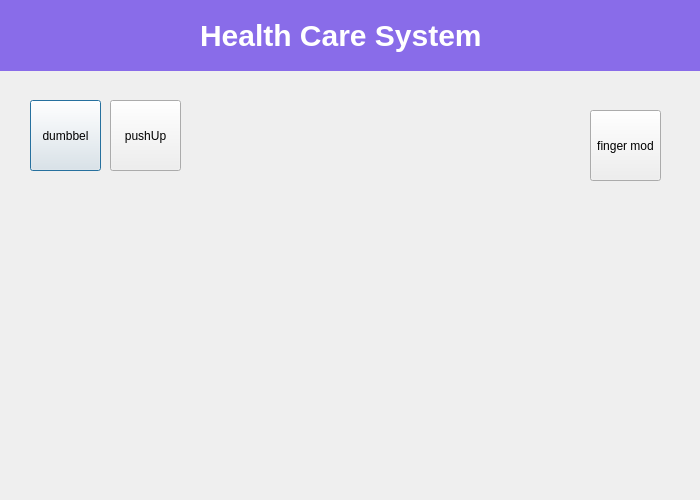
<?xml version="1.0" encoding="UTF-8"?>
<ui version="4.0">
 <class>Dialog</class>
 <widget class="QDialog" name="Dialog">
  <property name="geometry">
   <rect>
    <x>0</x>
    <y>0</y>
    <width>700</width>
    <height>500</height>
   </rect>
  </property>
  <property name="windowTitle">
   <string>Dialog</string>
  </property>
  <widget class="QPushButton" name="startDumbbelBtn">
   <property name="geometry">
    <rect>
     <x>30</x>
     <y>100</y>
     <width>71</width>
     <height>71</height>
    </rect>
   </property>
   <property name="text">
    <string>dumbbel</string>
   </property>
  </widget>
  <widget class="QPushButton" name="pushUpBtn">
   <property name="geometry">
    <rect>
     <x>110</x>
     <y>100</y>
     <width>71</width>
     <height>71</height>
    </rect>
   </property>
   <property name="text">
    <string>pushUp</string>
   </property>
  </widget>
  <widget class="QPushButton" name="fingerCount">
   <property name="geometry">
    <rect>
     <x>590</x>
     <y>110</y>
     <width>71</width>
     <height>71</height>
    </rect>
   </property>
   <property name="text">
    <string>finger mod</string>
   </property>
  </widget>
  <widget class="QLabel" name="label_2">
   <property name="geometry">
    <rect>
     <x>0</x>
     <y>0</y>
     <width>711</width>
     <height>71</height>
    </rect>
   </property>
   <property name="styleSheet">
    <string notr="true">background-color:rgba(137, 108, 233);</string>
   </property>
   <property name="text">
    <string/>
   </property>
  </widget>
  <widget class="QLabel" name="label_3">
   <property name="geometry">
    <rect>
     <x>200</x>
     <y>10</y>
     <width>321</width>
     <height>51</height>
    </rect>
   </property>
   <property name="styleSheet">
    <string notr="true">text-align:center;
font-size: 30px;
color:white;
font-weight:bold;</string>
   </property>
   <property name="text">
    <string>Health Care System</string>
   </property>
  </widget>
  <zorder>label_2</zorder>
  <zorder>startDumbbelBtn</zorder>
  <zorder>pushUpBtn</zorder>
  <zorder>fingerCount</zorder>
  <zorder>label_3</zorder>
 </widget>
 <resources/>
 <connections/>
</ui>
